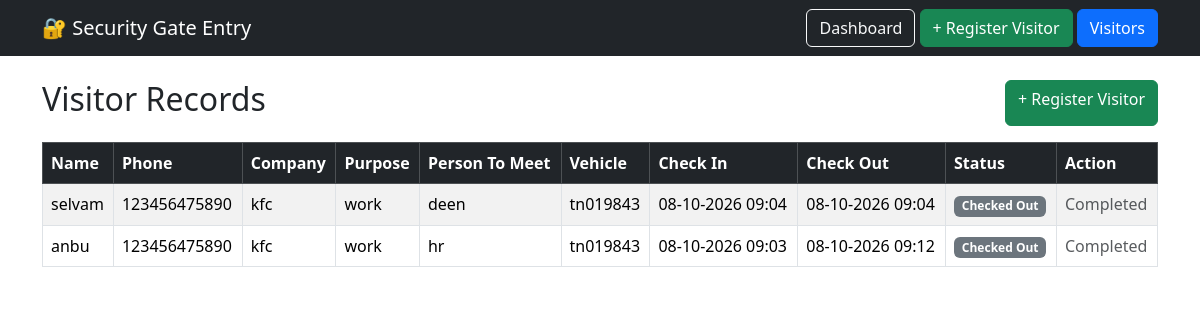
Screenshot of /gateapps/visitors/ with the database file from the repository.
### gateapp/models.py (models this page shows, shortened)
class Visitor(models.Model):
    STATUS_CHOICES = [
        ('IN', 'Inside'),
        ('OUT', 'Checked Out'),
    ]
    visitor_name = models.CharField(max_length=100)
    phone = models.CharField(max_length=15)
    company = models.CharField(
        max_length=150,
        blank=True
    )
    purpose = models.CharField(max_length=255)
    person_to_meet = models.CharField(max_length=100)
    vehicle_number = models.CharField(
        max_length=20,
        blank=True
    )
    check_in = models.DateTimeField(
        auto_now_add=True
    )
    check_out = models.DateTimeField(
        null=True,
        blank=True
    )
    status = models.CharField(
        max_length=10,
        choices=STATUS_CHOICES,
        default='IN'
    )

### gateapp/views.py (the view)
def visitor_list(request):
    visitors = Visitor.objects.all().order_by('-check_in')
    return render(
        request,
        'gateapp/visitor_list.html',
        {'visitors': visitors}
    )

### gateapp/templates/gateapp/visitor_list.html (shortened to what this page needs)
{% extends 'gateapp/base.html' %}
{% block content %}
<div class="d-flex justify-content-between mb-3">
    <h2>Visitor Records</h2>
    <a
        href="{% url 'register_visitor' %}"
        class="btn btn-success">
        + Register Visitor
    </a>
</div>
<div class="table-responsive">
<table class="table table-bordered table-striped">
    <thead class="table-dark">
        <tr>
            <th>Name</th>
            <th>Phone</th>
            <th>Company</th>
            <th>Purpose</th>
            <th>Person To Meet</th>
            <th>Vehicle</th>
            <th>Check In</th>
            <th>Check Out</th>
            <th>Status</th>
            <th>Action</th>
        </tr>
    </thead>
    <tbody>
        {% for visitor in visitors %}
        <tr>
            <td>
                {{ visitor.visitor_name }}
            </td>
            <td>
                {{ visitor.phone }}
            </td>
            <td>
                {{ visitor.company }}
            </td>
            <td>
                {{ visitor.purpose }}
            </td>
            <td>
                {{ visitor.person_to_meet }}
            </td>
            <td>
                {{ visitor.vehicle_number }}
            </td>
            <td>
                {{ visitor.check_in|date:"d-m-Y H:i" }}
            </td>
            <td>
                {% if visitor.check_out %}
                    {{ visitor.check_out|date:"d-m-Y H:i" }}
                {% else %}
                    -
                {% endif %}
            </td>
            <td>
                {% if visitor.status == 'IN' %}
                    <span class="badge bg-success">
                        Inside
                    </span>
                {% else %}
                    <span class="badge bg-secondary">
                        Checked Out
                    </span>
                {% endif %}
            </td>
            <td>
                {% if visitor.status == 'IN' %}
                    <a
                        href="{% url 'check_out' visitor.id %}"
                        class="btn btn-danger btn-sm">
                        Check Out
                    </a>
                {% else %}
                    <span class="text-muted">
                        Completed
                    </span>
                {% endif %}
            </td>
        </tr>
        {% endfor %}
    </tbody>
</table>
</div>
{% endblock %}

### gateapp/templates/gateapp/base.html (shortened to what this page needs)
<!DOCTYPE html>
<html lang="en">
<head>
    <link
        href="https://cdn.jsdelivr.net/npm/bootstrap@5.3.3/dist/css/bootstrap.min.css"
        rel="stylesheet"
    >
</head>
<body>
<nav class="navbar navbar-dark bg-dark">
    <div class="container">
        <a class="navbar-brand"
           href="{% url 'dashboard' %}">
            🔐 Security Gate Entry
        </a>
        <div>
            <a href="{% url 'dashboard' %}"
               class="btn btn-outline-light">
                Dashboard
            </a>
            <a href="{% url 'register_visitor' %}"
               class="btn btn-success">
                + Register Visitor
            </a>
            <a href="{% url 'visitor_list' %}"
               class="btn btn-primary">
                Visitors
            </a>
        </div>
    </div>
</nav>
<div class="container mt-4">
    {% block content %}
    {% endblock %}
</div>
</body>
</html>

### rows the page displays
Visitor: visitor_name "selvam", phone "123456475890", company "kfc", purpose "work", person_to_meet "deen", vehicle_number "tn019843", check_in "08-10-2026 09:04", check_out "08-10-2026 09:04", status "Checked Out"
Visitor: visitor_name "anbu", phone "123456475890", company "kfc", purpose "work", person_to_meet "hr", vehicle_number "tn019843", check_in "08-10-2026 09:03", check_out "08-10-2026 09:12", status "Checked Out"
